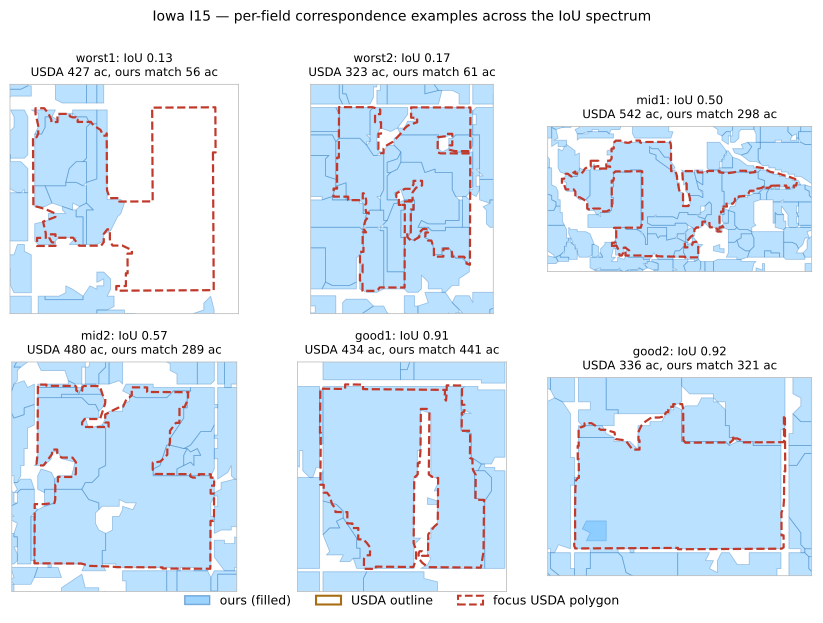

The Python source for this figure:
"""Pull example USDA polygons across the IoU spectrum and render our+USDA polys
in each one's neighborhood. Used to see what kind of decomposition mismatch
dominates: over-merge, over-split, boundary drift, or shape-fundamentally-wrong.
"""

import sys
from pathlib import Path

import duckdb
import matplotlib.pyplot as plt
import numpy as np
import shapely
from matplotlib.collections import PolyCollection

ROOT = Path(__file__).resolve().parents[2]
sys.path.insert(0, str(ROOT / "src"))
from csb.parity import find_bbox_5070  # noqa: E402

OURS = (
    ROOT
    / "data"
    / "output"
    / "conus"
    / "postprocess"
    / "2018_2025"
    / "national"
    / "CSB1825_indexed.parquet"
)
USDA = ROOT / "data" / "CSB1825_indexed.parquet"
OUT_PDF = Path(__file__).resolve().parent / "field_mismatch_examples.pdf"

TX, TY = -100_000, 1_950_000
BBOX = find_bbox_5070(TX, TY)
PAD = 200.0  # 200 m buffer around each focus polygon for context


def main() -> None:
    bx0, by0, bx1, by1 = BBOX
    env = f"ST_MakeEnvelope({bx0}, {by0}, {bx1}, {by1})"
    conn = duckdb.connect(":memory:")
    conn.execute("INSTALL spatial; LOAD spatial;")
    conn.execute("SET threads=32;")

    conn.execute(f"""
        CREATE TABLE ours AS
        SELECT row_number() OVER () AS oid, ST_MakeValid(geometry) AS g, ST_Area(geometry) AS area
        FROM read_parquet('{OURS}')
        WHERE xmax >= {bx0} AND xmin <= {bx1}
          AND ymax >= {by0} AND ymin <= {by1}
          AND ST_Intersects(geometry, {env})
    """)
    conn.execute(f"""
        CREATE TABLE usda AS
        SELECT row_number() OVER () AS uid, ST_MakeValid(geometry) AS g, ST_Area(geometry) AS area
        FROM read_parquet('{USDA}')
        WHERE xmax >= {bx0} AND xmin <= {bx1}
          AND ymax >= {by0} AND ymin <= {by1}
          AND ST_Intersects(geometry, {env})
    """)
    conn.execute("""
        CREATE TABLE pairs AS
        SELECT u.uid, o.oid, ST_Area(ST_Intersection(u.g, o.g)) AS inter,
               u.area AS u_area, o.area AS o_area
        FROM usda u JOIN ours o ON ST_Intersects(u.g, o.g)
    """)
    conn.execute("""
        CREATE TABLE best AS
        SELECT uid, oid, inter, u_area, o_area,
               (inter / (u_area + o_area - inter)) AS iou
        FROM (
            SELECT *, row_number() OVER (PARTITION BY uid ORDER BY inter DESC) AS rn
            FROM pairs
        ) WHERE rn = 1
    """)

    # Pick 6 representative cases:
    # 2 from worst-IoU 0–0.2
    # 2 from middle 0.4–0.6
    # 2 from near-match 0.8+
    # Stratify on field area to avoid all-tiny examples
    queries = [
        ("worst1",  "WHERE iou < 0.2 AND u_area > 50000 ORDER BY u_area DESC LIMIT 1 OFFSET 5"),
        ("worst2",  "WHERE iou < 0.2 AND u_area > 50000 ORDER BY u_area DESC LIMIT 1 OFFSET 12"),
        ("mid1",    "WHERE iou BETWEEN 0.4 AND 0.6 AND u_area > 80000 ORDER BY u_area DESC LIMIT 1 OFFSET 5"),
        ("mid2",    "WHERE iou BETWEEN 0.4 AND 0.6 AND u_area > 80000 ORDER BY u_area DESC LIMIT 1 OFFSET 12"),
        ("good1",   "WHERE iou > 0.85 AND u_area > 100000 ORDER BY u_area DESC LIMIT 1 OFFSET 5"),
        ("good2",   "WHERE iou > 0.85 AND u_area > 100000 ORDER BY u_area DESC LIMIT 1 OFFSET 12"),
    ]
    samples = []
    for tag, where in queries:
        row = conn.execute(f"SELECT uid, iou, u_area, o_area FROM best {where}").fetchone()
        if row is None:
            print(f"warn: no sample for {tag}")
            continue
        uid, iou, u_area, o_area = row
        env_pol = conn.execute(f"SELECT ST_AsWKB(g) FROM usda WHERE uid={uid}").fetchone()[0]
        u_geom = shapely.from_wkb(bytes(env_pol))
        samples.append((tag, uid, iou, u_area, o_area, u_geom))

    print(f"{len(samples)} samples")
    fig, axes = plt.subplots(2, 3, figsize=(8.5, 6.0))
    axes = axes.flatten()
    for ax, (tag, uid, iou, u_area, o_area, u_geom) in zip(axes, samples, strict=True):
        minx, miny, maxx, maxy = u_geom.bounds
        bx = (minx - PAD, miny - PAD, maxx + PAD, maxy + PAD)
        env_str = f"ST_MakeEnvelope({bx[0]}, {bx[1]}, {bx[2]}, {bx[3]})"
        ours_geoms = conn.execute(
            f"SELECT ST_AsWKB(g) FROM ours WHERE ST_Intersects(g, {env_str})"
        ).fetchall()
        usda_geoms = conn.execute(
            f"SELECT ST_AsWKB(g) FROM usda WHERE ST_Intersects(g, {env_str})"
        ).fetchall()

        def draw(geoms, fc: str, ec: str, alpha: float, lw: float) -> None:
            paths = []
            for (wkb,) in geoms:
                geom = shapely.from_wkb(bytes(wkb))
                for part in shapely.get_parts([geom]):
                    if shapely.get_type_id(part) == 3 and not part.is_empty:
                        paths.append(np.asarray(part.exterior.coords))
            if paths:
                ax.add_collection(
                    PolyCollection(paths, facecolor=fc, edgecolor=ec, lw=lw, alpha=alpha)
                )

        draw(ours_geoms, "#3aa8ff", "#1f6bb0", 0.35, 0.6)
        draw(usda_geoms, "#e89c2b", "#a86d12", 0.0, 1.0)
        # Highlight focus polygon outline
        ax.add_collection(
            PolyCollection(
                [np.asarray(p.exterior.coords) for p in shapely.get_parts([u_geom])
                 if shapely.get_type_id(p) == 3 and not p.is_empty],
                facecolor="none", edgecolor="#c0392b", lw=1.6, ls="--",
            )
        )
        ax.set_xlim(bx[0], bx[2])
        ax.set_ylim(bx[1], bx[3])
        ax.set_aspect("equal")
        ax.set_xticks([])
        ax.set_yticks([])
        ax.set_title(
            f"{tag}: IoU {iou:.2f}\n"
            f"USDA {u_area / 4046.86:.0f} ac, ours match {o_area / 4046.86:.0f} ac",
            fontsize=8.5,
        )
        for s in ax.spines.values():
            s.set_edgecolor("0.7"); s.set_linewidth(0.5)

    legend_handles = [
        plt.Rectangle((0, 0), 1, 1, fc="#3aa8ff", ec="#1f6bb0", alpha=0.5),
        plt.Rectangle((0, 0), 1, 1, fc="none", ec="#a86d12", lw=1.5),
        plt.Rectangle((0, 0), 1, 1, fc="none", ec="#c0392b", ls="--", lw=1.5),
    ]
    fig.legend(legend_handles,
               ["ours (filled)", "USDA outline", "focus USDA polygon"],
               loc="lower center", bbox_to_anchor=(0.5, -0.02),
               ncol=3, fontsize=9, frameon=False)
    fig.suptitle("Iowa I15 — per-field correspondence examples across the IoU spectrum",
                 fontsize=10, y=0.995)
    fig.tight_layout()
    fig.savefig(OUT_PDF, bbox_inches="tight")
    print(f"wrote {OUT_PDF}")


if __name__ == "__main__":
    main()
